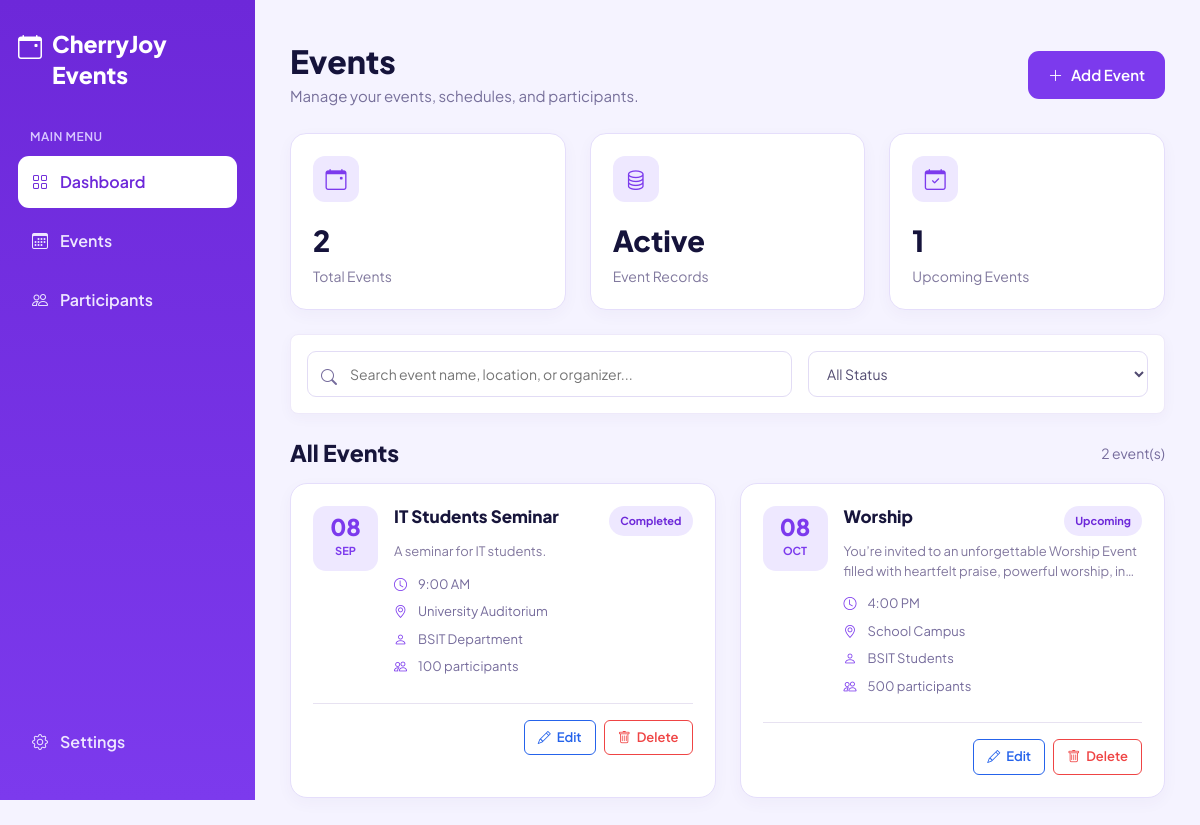
/dashboard/, run on the app's committed database.
### CherryJoy_App/models.py (models this page shows, shortened)
class Event(models.Model):
    STATUS_CHOICES = [
        ('Upcoming', 'Upcoming'),
        ('Ongoing', 'Ongoing'),
        ('Completed', 'Completed'),
        ('Cancelled', 'Cancelled'),
    ]
    event_id = models.AutoField(primary_key=True)
    event_name = models.CharField(max_length=200)
    description = models.TextField()
    date = models.DateField()
    time = models.TimeField()
    location = models.CharField(max_length=255)
    organizer = models.CharField(max_length=200)
    number_of_participants = models.PositiveIntegerField()
    status = models.CharField(
        max_length=20,
        choices=STATUS_CHOICES,
        default='Upcoming'
    )

### CherryJoy_App/views.py (the view, shortened to what this page needs)
# urls.py: path('dashboard/', views.index, name='dashboard'),
def index(request):
    events = Event.objects.all().order_by(
        'date',
        'time'
    )
    upcoming_events_count = Event.objects.filter(
        status='Upcoming'
    ).count()
    form = EventForm()
    context = {
        'events': events,
        'form': form,
        'upcoming_events_count': upcoming_events_count,
    }
    return render(
        request,
        'Inv_Events/dashboard.html',
        context
    )

### CherryJoy_App/templates/Inv_Events/dashboard.html (shortened to what this page needs)
{% load static %}
<!DOCTYPE html>
<html lang="en">
<head>
    <link
        href="https://cdn.jsdelivr.net/npm/bootstrap@5.3.3/dist/css/bootstrap.min.css"
        rel="stylesheet"
    >
    <link
        href="https://cdn.jsdelivr.net/npm/bootstrap-icons@1.11.3/font/bootstrap-icons.css"
        rel="stylesheet"
    >
</head>
<body>
<div class="sidebar">
    <div class="brand">
        <i class="bi bi-calendar-event"></i>
        <span>
            CherryJoy<br>
            Events
        </span>
    </div>
    <div class="menu-title">
        Main Menu
    </div>
    <a href="{% url 'dashboard' %}"
       class="nav-link active">
        <i class="bi bi-grid"></i>
        <span>
            Dashboard
        </span>
    </a>
    <a href="{% url 'dashboard' %}"
       class="nav-link">
        <i class="bi bi-calendar3"></i>
        <span>
            Events
        </span>
    </a>
    <a href="#"
       class="nav-link">
        <i class="bi bi-people"></i>
        <span>
            Participants
        </span>
    </a>
    <a href="#"
       class="nav-link settings-link">
        <i class="bi bi-gear"></i>
        <span>
            Settings
        </span>
    </a>
</div>
<div class="main-content">
    <div class="page-header">
        <div>
            <h1 class="page-title">
                Events
            </h1>
            <p class="page-subtitle">
                Manage your events, schedules, and participants.
            </p>
        </div>
        <button
            type="button"
            class="add-btn"
            data-bs-toggle="modal"
            data-bs-target="#addEventModal">
            <i class="bi bi-plus-lg"></i>
            Add Event
        </button>
    </div>
    <div class="stats">
        <div class="stat-card">
            <div class="stat-icon">
                <i class="bi bi-calendar-event"></i>
            </div>
            <div class="stat-number">
                {{ events|length }}
            </div>
            <div class="stat-label">
                Total Events
            </div>
        </div>
        <div class="stat-card">
            <div class="stat-icon">
                <i class="bi bi-database"></i>
            </div>
            <div class="stat-number">
                Active
            </div>
            <div class="stat-label">
                Event Records
            </div>
        </div>
        <div class="stat-card">
            <div class="stat-icon">
                <i class="bi bi-calendar-check"></i>
            </div>
            <div class="stat-number">
                {{ upcoming_events_count }}
            </div>
            <div class="stat-label">
                Upcoming Events
            </div>
        </div>
    </div>
    <div class="search-box">
        <div class="search-wrapper">
            <i class="bi bi-search"></i>
            <input
                type="text"
                id="searchInput"
                class="search-input"
                placeholder="Search event name, location, or organizer..."
            >
        </div>
        <select
            id="statusFilter"
            class="status-select">
            <option value="all">
                All Status
            </option>
        </select>
    </div>
    <div class="events-header">
        <h2 class="events-title">
            All Events
        </h2>
        <span
            class="event-count"
            id="eventCount">
            {{ events|length }} event(s)
        </span>
    </div>
    <div
        class="events-grid"
        id="eventsGrid">
        {% for event in events %}
        <div
            class="event-card"
            data-name="{{ event.event_name|lower }}"
            data-location="{{ event.location|lower }}"
            data-organizer="{{ event.organizer|lower }}"
            data-status="{{ event.status }}"
        >
            <div class="event-top">
                <div class="date-box">
                    <div class="date-day">
                        {{ event.date|date:"d" }}
                    </div>
                    <div class="date-month">
                        {{ event.date|date:"M" }}
                    </div>
                </div>
                <div class="event-info">
                    <div class="event-name-row">
                        <h3 class="event-name">
                            {{ event.event_name }}
                        </h3>
                        <span class="status-badge">
                            {{ event.status }}
                        </span>
                    </div>
                    <p class="event-description">
                        {{ event.description|truncatechars:100 }}
                    </p>
                    <div class="event-detail">
                        <i class="bi bi-clock"></i>
                        <span>
                            {{ event.time|time:"g:i A" }}
                        </span>
                    </div>
                    <div class="event-detail">
                        <i class="bi bi-geo-alt"></i>
                        <span>
                            {{ event.location }}
                        </span>
                    </div>
                    <div class="event-detail">
                        <i class="bi bi-person"></i>
                        <span>
                            {{ event.organizer }}
                        </span>
                    </div>
                    <div class="event-detail">
                        <i class="bi bi-people"></i>
                        <span>
                            {{ event.number_of_participants }}
                            participants
                        </span>
                    </div>
                </div>
            </div>
            <div class="event-actions">
                <button
                    type="button"
                    class="edit-btn"
                    data-bs-toggle="modal"
                    data-bs-target="#editEventModal{{ event.event_id }}">
                    <i class="bi bi-pencil"></i>
                    Edit
                </button>
                <form
                    method="POST"
                    action="{% url 'dashboard' %}"
                    style="display:inline;"
                    onsubmit="return confirm('Are you sure you want to delete this event?');">
                    <button
                        type="submit"
                        class="delete-btn">
                        <i class="bi bi-trash"></i>
                        Delete
                    </button>
                </form>
            </div>
        </div>
        {% endfor %}
    </div>
</div>
</body>
</html>

### CherryJoy_App/templates/Inv_Events/dashboard.html (style rules this page uses)
* { box-sizing: border-box; }
body { margin: 0; font-family: 'Plus Jakarta Sans', sans-serif; background: #f5f3ff; color: #17153b; }
.sidebar { width: 255px; height: 100vh; position: fixed; left: 0; top: 0; background: linear-gradient( 180deg, #6d28d9, #7c3aed ); color: white; padding: 28px 18px; }
.brand { display: flex; align-items: flex-start; gap: 10px; font-size: 23px; font-weight: 800; margin-bottom: 38px; line-height: 1.35; }
.brand i { font-size: 24px; margin-top: 2px; }
.menu-title { font-size: 12px; font-weight: 600; color: #d8c8ff; margin: 0 0 10px 12px; text-transform: uppercase; letter-spacing: .5px; }
.nav-link { color: #eee7ff; padding: 14px; border-radius: 11px; margin-bottom: 7px; display: flex; align-items: center; gap: 12px; font-size: 16px; font-weight: 600; text-decoration: none; }
.nav-link.active { background: white; color: #6d28d9; }
.settings-link { position: absolute; bottom: 25px; left: 18px; right: 18px; }
.main-content { margin-left: 255px; padding: 42px 35px; min-height: 100vh; }
.page-header { display: flex; justify-content: space-between; align-items: center; margin-bottom: 25px; }
.page-title { margin: 0; font-size: 32px; font-weight: 800; color: #15133b; }
.page-subtitle { margin: 5px 0 0; color: #77709b; font-size: 15px; }
.add-btn { background: #7c3aed; color: white; border: none; border-radius: 11px; padding: 13px 20px; font-size: 15px; font-weight: 600; display: flex; align-items: center; gap: 8px; }
.stats { display: grid; grid-template-columns: repeat(3, 1fr); gap: 24px; margin-bottom: 24px; }
.stat-card { background: white; border: 1px solid #e5defb; border-radius: 16px; padding: 22px; min-height: 170px; box-shadow: 0 5px 16px rgba(67,45,120,.04); }
.stat-icon { width: 46px; height: 46px; border-radius: 12px; background: #eee8ff; color: #7c3aed; display: flex; align-items: center; justify-content: center; font-size: 21px; margin-bottom: 17px; }
.stat-number { font-size: 29px; font-weight: 800; color: #15133b; margin-bottom: 4px; }
.stat-label { color: #81799e; font-size: 14px; }
.search-box { background: white; padding: 16px; border-radius: 8px; border: 1px solid #eee9fa; box-shadow: 0 4px 14px rgba(67,45,120,.04); display: grid; grid-template-columns: 1fr 340px; gap: 16px; margin-bottom: 25px; }
.search-wrapper { position: relative; }
.search-wrapper i { position: absolute; left: 14px; top: 14px; color: #756b9c; }
.search-input, .status-select { width: 100%; height: 46px; border: 1px solid #e2dcf5; border-radius: 9px; padding: 0 14px; font-family: inherit; font-size: 14px; color: #514a70; outline: none; background: white; }
.search-input { padding-left: 42px; }
.events-header { display: flex; justify-content: space-between; align-items: center; margin-bottom: 16px; }
.events-title { font-size: 23px; font-weight: 800; margin: 0; }
.event-count { color: #756b9c; font-size: 14px; }
.events-grid { display: grid; grid-template-columns: repeat(2, 1fr); gap: 24px; }
.event-card { background: white; border: 1px solid #e5defb; border-radius: 17px; padding: 22px; box-shadow: 0 5px 16px rgba(67,45,120,.04); }
.event-top { display: flex; gap: 16px; }
.date-box { min-width: 65px; height: 65px; border-radius: 13px; background: #eee8ff; color: #7c3aed; text-align: center; padding-top: 9px; }
.date-day { font-size: 23px; font-weight: 800; line-height: 1; }
.date-month { font-size: 11px; font-weight: 700; margin-top: 5px; text-transform: uppercase; }
.event-info { flex: 1; min-width: 0; }
.event-name-row { display: flex; justify-content: space-between; gap: 10px; align-items: flex-start; }
.event-name { font-size: 17px; font-weight: 800; margin: 0; }
.status-badge { background: #eee8ff; color: #6d28d9; padding: 7px 11px; border-radius: 20px; font-size: 11px; font-weight: 700; white-space: nowrap; }
.event-description { color: #82789f; font-size: 13px; margin: 6px 0 13px; line-height: 1.5; }
.event-detail { display: flex; align-items: center; gap: 9px; color: #766c9c; font-size: 13px; margin-bottom: 8px; }
.event-detail i { color: #7c3aed; width: 15px; }
.event-actions { border-top: 1px solid #e7e2f1; margin-top: 18px; padding-top: 16px; display: flex; justify-content: flex-end; gap: 8px; }
.edit-btn, .delete-btn { padding: 7px 13px; border-radius: 6px; font-size: 13px; font-weight: 600; background: white; display: inline-flex; align-items: center; gap: 6px; }
.edit-btn { color: #2563eb; border: 1px solid #2563eb; }
.delete-btn { color: #ef4444; border: 1px solid #ef4444; }

### data on the page
Event: date "08", date "SEP", event_name "IT Students Seminar", status "Completed", description "A seminar for IT students.", time "9:00 AM", location "University Auditorium", organizer "BSIT Department", number_of_participants "100"
Event: date "08", date "OCT", event_name "Worship", status "Upcoming", description "You’re invited to an unforgettable Worship Event filled with heartfelt praise, powerful worship, in…", time "4:00 PM", location "School Campus", organizer "BSIT Students", number_of_participants "500"

### other printed values
{{ events|length }} "2"
{{ upcoming_events_count }} "1"
